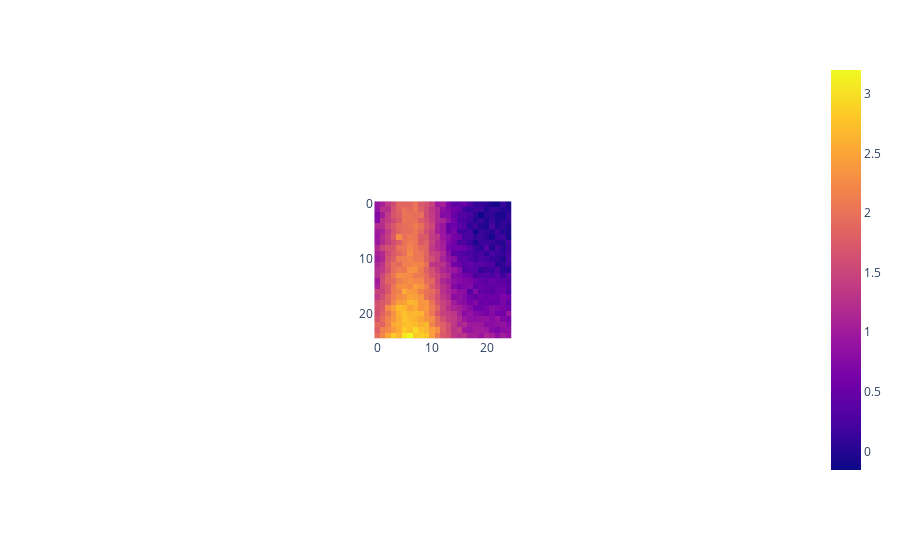

Notebook code cell kept with this figure:
### Markdown cell above
## **2D Test Function**

### Code cell
n = 25
x1, x2 = np.linspace(0,1,n), np.linspace(0,1,n)
x1g, x2g = np.meshgrid(x1, x2)
X = np.vstack((x1g.ravel(), x2g.ravel())).T
def f(x1, x2):
    return 2*np.exp(-((x1 - 0.25)**2/0.08)) + x2**2 + np.random.normal(loc=0.0, scale=0.1, size=x1.shape)
y2d = f(X[:,0], X[:,1])
df = {"x1":X[:,0], "x2":X[:,1], "y":y2d}
px.imshow(y2d.reshape(25,25))

### Figure 1 — Plotly figure (JSON) as saved in the notebook; plotly's stock layout.template omitted (floating-point values rounded to 4 significant figures; data arrays with more than 128 entries replaced by an {"elided": "..."} marker saying what was removed)
{"data": [{"coloraxis": "coloraxis", "hovertemplate": "x: %{x}<br>y: %{y}<br>color: %{z}<extra></extra>", "type": "heatmap", "z": {"elided": "25x25 float values"}}], "layout": {"autosize": true, "coloraxis": {"colorscale": [[0, "#0d0887"], [0.1111, "#46039f"], [0.2222, "#7201a8"], [0.3333, "#9c179e"], [0.4444, "#bd3786"], [0.5556, "#d8576b"], [0.6667, "#ed7953"], [0.7778, "#fb9f3a"], [0.8889, "#fdca26"], [1, "#f0f921"]]}, "margin": {"t": 60}, "xaxis": {"autorange": true, "constrain": "domain", "domain": [0.4054, 0.5946], "range": [-0.5, 24.5], "scaleanchor": "y"}, "yaxis": {"autorange": true, "constrain": "domain", "domain": [0.06105, 0.9389], "range": [24.5, -0.5]}}}
